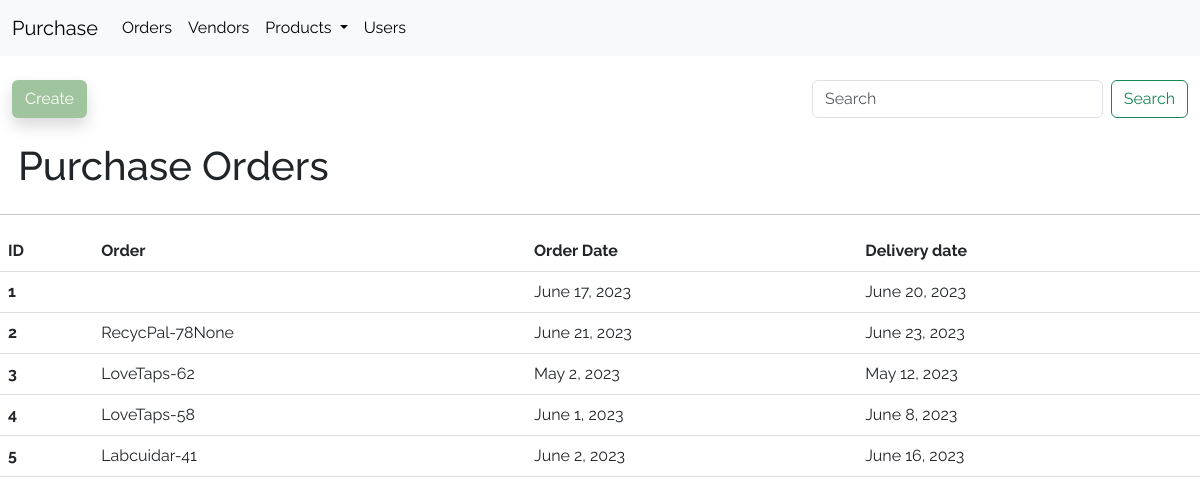
The page / on the database its author committed.
### purchase/models/purchase_order.py (models this page shows, shortened)
class PurchaseOrder(models.Model):
    id = models.BigAutoField(primary_key=True)
    vendor_id = models.ForeignKey(Vendor, on_delete=models.CASCADE, blank=True, verbose_name="Vendor")
    order_name = models.CharField(max_length=60,blank=True)
    order_date = models.DateField(verbose_name="Order Date", blank=False)
    delivery_date = models.DateField(verbose_name="Delivery Date",blank=True)
    class Meta:
        ordering = ['id']
        verbose_name_plural = "PurchaseOrders"

### purchase/views.py (the view)
# urls.py: path('',views.home,name="home"),
def home(request):
    values = {}
    values['pos'] = PurchaseOrder.objects.all()
    values['path'] = request.path
    return render(request, 'home.html',{'values':values})

### purchase/templates/home.html
{% extends 'base.html' %}
{% block content %}
    <table class="table">
        <thead>
            <tr>
                <th scope="col">ID</th>
                <th scope="col">Order</th>
                <th scope="col">Order Date</th>
                <th scope="col">Delivery date</th>
            </tr>
        </thead>
        <tbody>
            {% for purchase_order in values.pos %}
                <tr>
                    <th scope="row">{{ purchase_order.id}}</th>
                    <td>{{ purchase_order.order_name }}</td>
                    <td>{{ purchase_order.order_date }}</td>
                    <td>{{ purchase_order.delivery_date }}</td>
                </tr>
            {% endfor %}
        </tbody>
    </table>
{% endblock content %}

### purchase/templates/base.html (style rules this page uses)
body { font-family: 'Raleway'; }

### rows shown on the page
PurchaseOrder: id "1", order_date "June 17, 2023", delivery_date "June 20, 2023"
PurchaseOrder: id "2", order_name "RecycPal-78None", order_date "June 21, 2023", delivery_date "June 23, 2023"
PurchaseOrder: id "3", order_name "LoveTaps-62", order_date "May 2, 2023", delivery_date "May 12, 2023"
PurchaseOrder: id "4", order_name "LoveTaps-58", order_date "June 1, 2023", delivery_date "June 8, 2023"
PurchaseOrder: id "5", order_name "Labcuidar-41", order_date "June 2, 2023", delivery_date "June 16, 2023"
